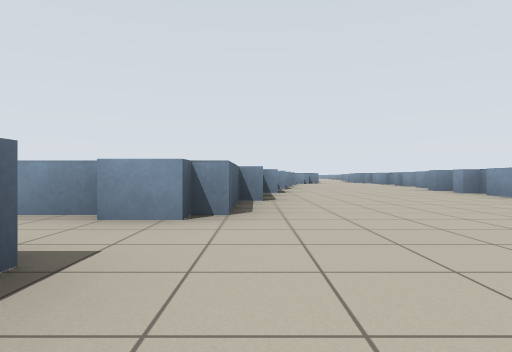
View 1 (above)

16 first-person views from a walk through a Stage world. The camera is 0.72 m above the floor, looks level and sees 75° across. Floor lines are 1 m apart. The floor is counted in squares, 2.5 m on a side. Each view is taken from the middle of a square. On the plan, view 1 faces up. The plan holds only what a view shows up to about 9 squares ahead; the rest is blank. The place goes on beyond the plan. Robots are left out.

View 2
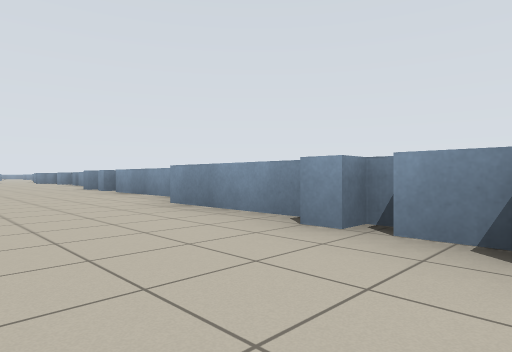

View 3
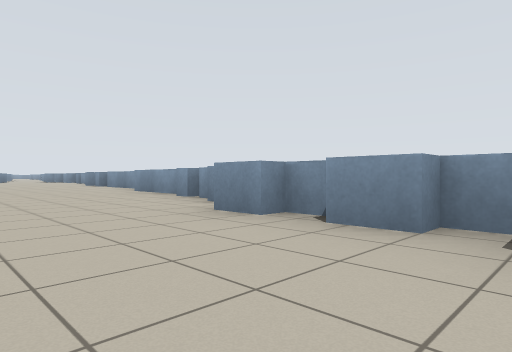

View 4
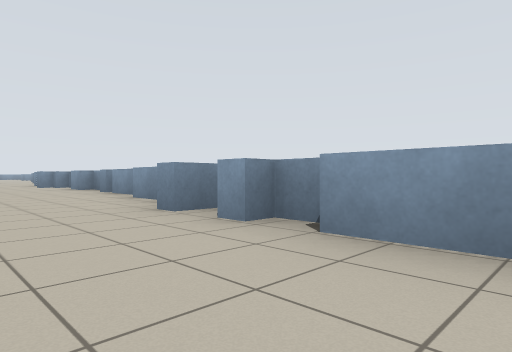

View 5
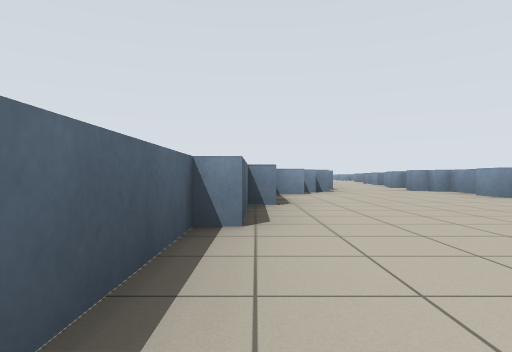

View 6
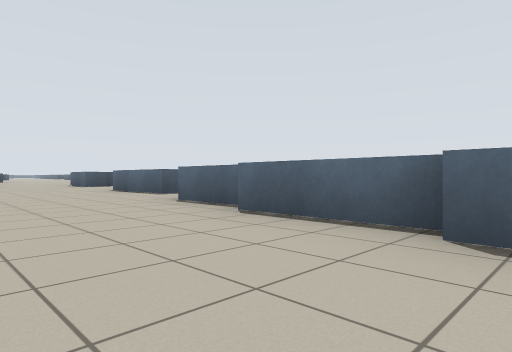

View 7
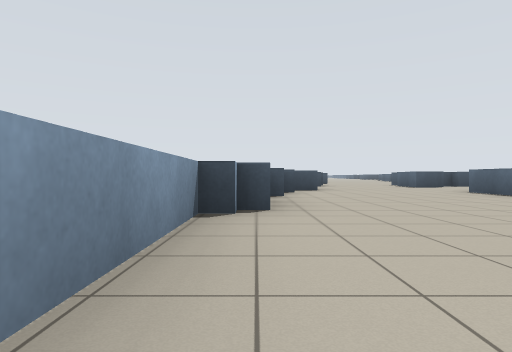

View 8
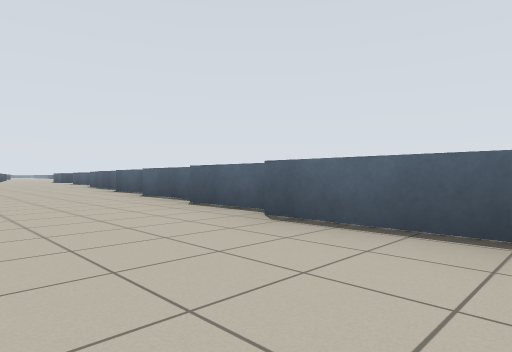

View 9
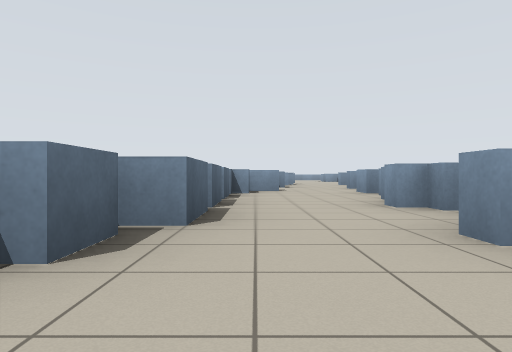

View 10
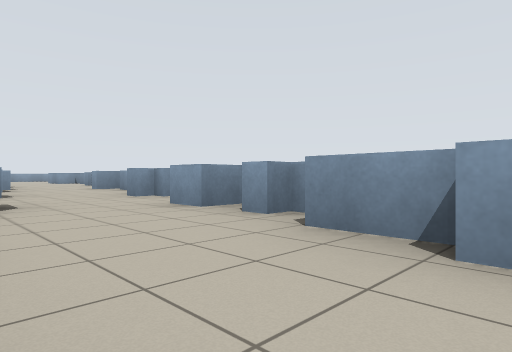

View 11
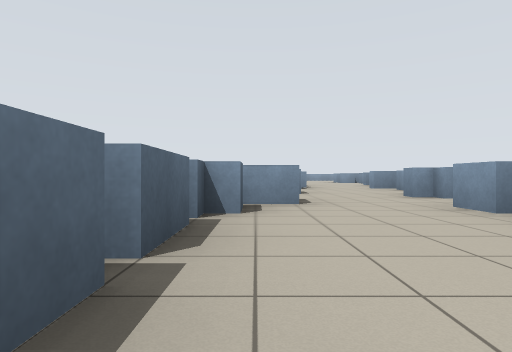

View 12
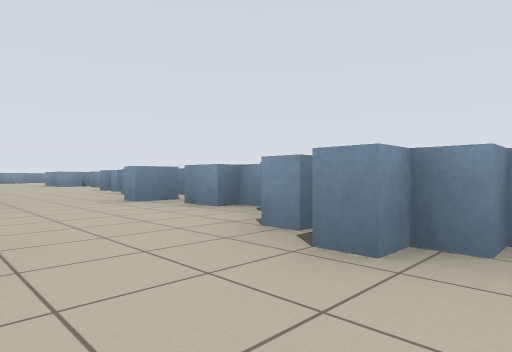

View 13
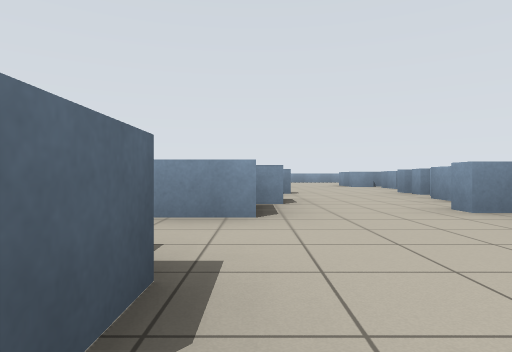

View 14
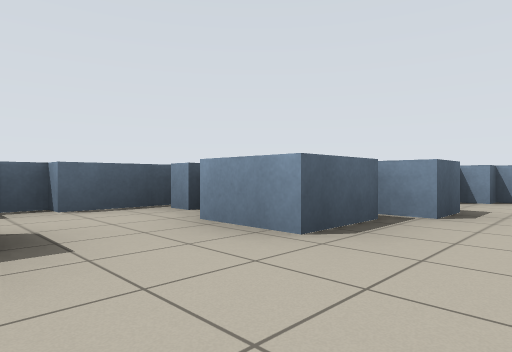

View 15
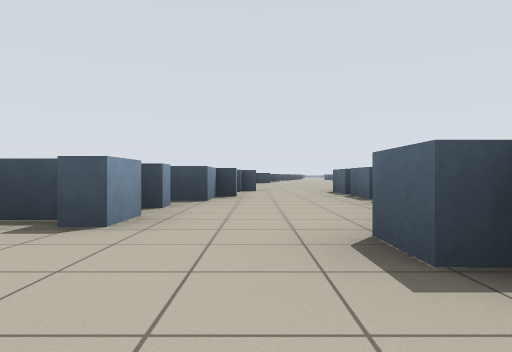

View 16
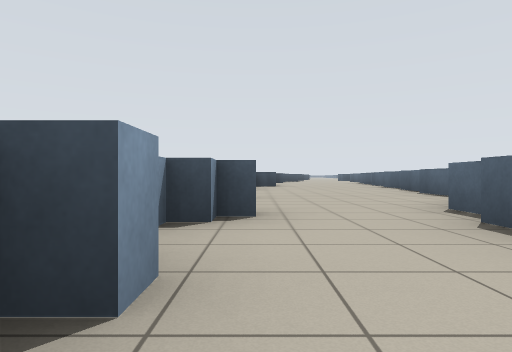

### Floor plan
Key: @ floor where view 1 was taken; # wall or solid block; . floor; = window, fence, low wall or low ledge.
Columns run from 3 left of view 1 to 7 right of it. Each row starts with its distance up from view 1.
 29         ..#
 28         ..=
 27         ...
 26        =..=
 25        =..#
 24       #=..#
 23      =#=.=#
 22      =...=#
 21      ==..=
 20       =.=#
 19       #..#
 18       =.=#
 17      #..=#
 16      #..#
 15      #..#
 14      #.=#
 13     ##..#
 12     #...#
 11     #...#
 10     =...#
  9    #=...#
  8    #...=#
  7    #...#
  6    #...#
  5    #...#
  4    =...#
  3  ##....#
  2  .....=
  1   =...#
  0   #@..#
 -1   =...#
 -2   ...=#
 -3  ....#
 -4 #==..#

Where each view was taken, in squares from view 1:
view 1: 0 up, 0 right, facing up
view 2: 1 down, 1 right, facing up-right
view 3: 4 down, 0 right, facing up-right
view 4: 4 up, 2 right, facing up-right
view 5: 7 up, 1 right, facing up
view 6: 6 up, 2 right, facing down-left
view 7: 5 up, 3 right, facing down
view 8: 12 up, 3 right, facing down-left
view 9: 12 up, 3 right, facing up
view 10: 15 up, 3 right, facing up-right
view 11: 15 up, 3 right, facing up
view 12: 19 up, 4 right, facing up-right
view 13: 20 up, 4 right, facing up
view 14: 21 up, 5 right, facing up-left
view 15: 20 up, 4 right, facing down
view 16: 16 up, 4 right, facing down
